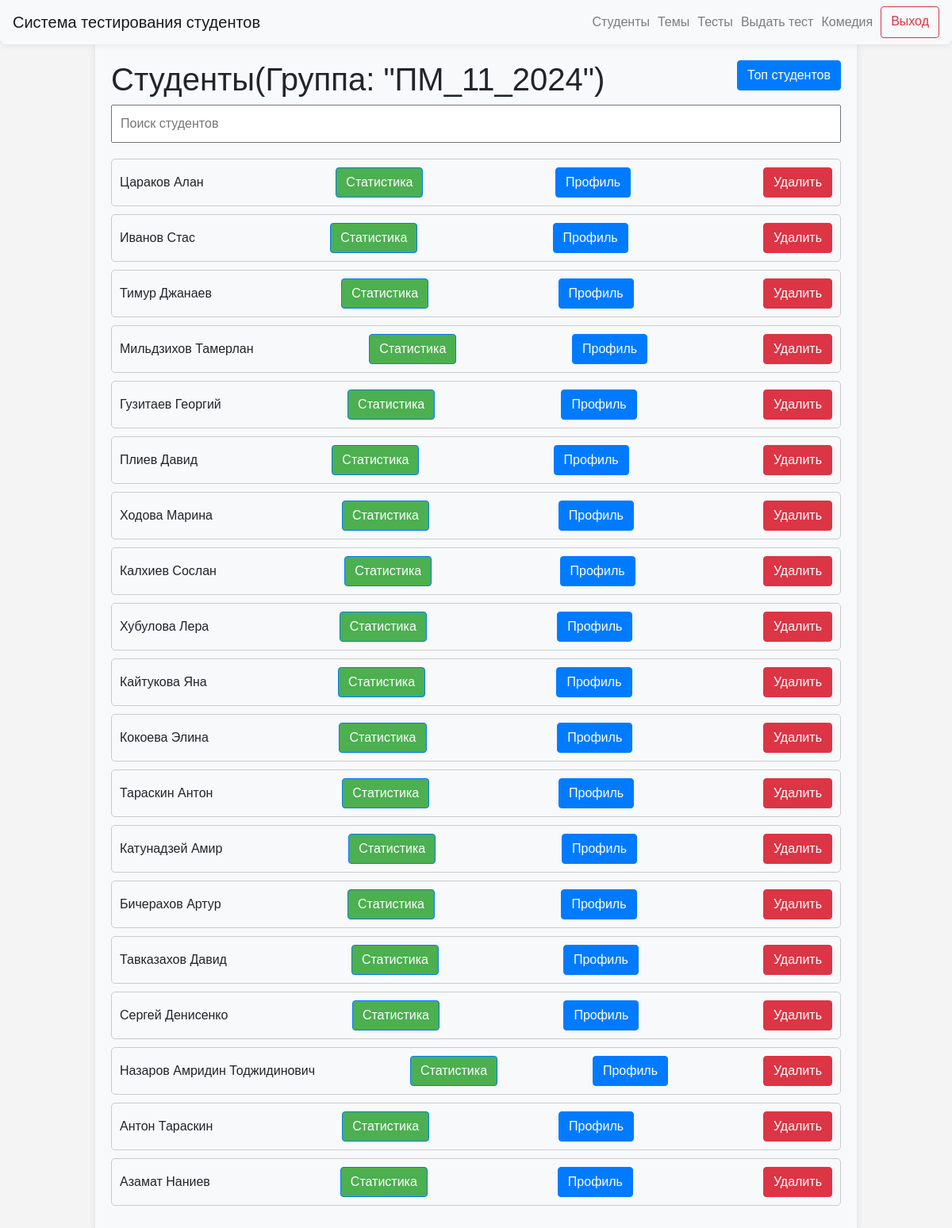
/groups/1 (signed in), run on the app's committed database.
### data/users.py (models this page shows)
class User(SqlAlchemyBase, UserMixin, SerializerMixin):
    __tablename__ = "users"
    id = sqlalchemy.Column(
        sqlalchemy.Integer,
        primary_key=True,
        autoincrement=True,
    )
    name = sqlalchemy.Column(
        sqlalchemy.String,
        nullable=True,
    )
    group_id = sqlalchemy.Column(
        sqlalchemy.Integer,
        sqlalchemy.ForeignKey(
            "groups.id",
            ondelete="CASCADE",
        ),
        nullable=False,
    )
    date_of_birth = sqlalchemy.Column(
        sqlalchemy.Date,
        nullable=False,
    )
    user_level = sqlalchemy.Column(
        sqlalchemy.String,
        default="student",
    )

class Group(SqlAlchemyBase, SerializerMixin):
    __tablename__ = "groups"
    id = sqlalchemy.Column(
        sqlalchemy.Integer,
        primary_key=True,
        autoincrement=True,
    )
    name = sqlalchemy.Column(
        sqlalchemy.String,
        nullable=False,
    )

### server.py (the view)
@app.route("/groups/<int:group_id>")
@login_required
def students_by_group_id(group_id):
    if current_user.user_level == "admin":
        db_sess = db_session.create_session()
        group = db_sess.query(Group).filter(Group.id == group_id).first()
        students_by_group = db_sess.query(User).filter(User.user_level == "student", User.group_id == group_id).all()
        return render_template(
            "students_by_group.html",
            title=f"Студенты группы {group.name}",
            students=students_by_group,
            group_name=group.name,
        )
    abort(403)

### data/db_session.py (called while the page is built)
def create_session() -> Session:
    global __factory
    return __factory()

### server.py (called while the page is built)
@login_manager.user_loader
def load_user(user_id):
    db_sess = db_session.create_session()
    return db_sess.query(User).get(user_id)

### templates/students_by_group.html (shortened to what this page needs)
{% extends "base.html" %}
{% block content %}
<body>
<h1>Студенты(Группа: "{{ group_name }}")<a type="button" class="btn btn-primary" style="float: right;" href="/top_students">Топ студентов</a></h1>
<input type="text" id="searchInput" onkeyup="searchTests()" placeholder="Поиск студентов">
<ul id="testList">
    {% for student in students %}
    <li class="testItem">{{ student.name }}
        <div class="buttons-container"><a type="button" class="btn btn-primary" style="background-color: #4CAF50" href="/export_stats/stats_by_student/{{ student.id }}">Статистика</a></div>
        <div class="buttons-container"><a type="button" class="btn btn-primary" href="/personal_cabinet/{{ student.id }}">Профиль</a></div>
        <div class="buttons-container"><a type="button" class="btn btn-danger" href="/users/{{ student.id }}/delete">Удалить</a></div>
    </li>
    {% endfor %}
</ul>
</body>
{% endblock %}

### templates/base.html (shortened to what this page needs)
<!doctype html>
<html lang="en">
<head>
    <link rel="stylesheet"
          href="https://stackpath.bootstrapcdn.com/bootstrap/4.4.1/css/bootstrap.min.css"
>
    <link rel="stylesheet" type="text/css" href="../static/css/style.css">
</head>
<body>
<header>
    <nav class="navbar navbar-light bg-light custom-navbar">
        <a class="navbar-brand" href="/">Система тестирования студентов</a>
        {% if current_user.is_authenticated %}
        <div class="d-flex flex-row-reverse">
            <a class="btn btn-outline-danger spaced-element" style="margin-left: 10px; text-align: center;"
               href="/logout">Выход</a>
            {% if current_user.user_level == 'admin' %}
            <a class="navbar-text" style="margin-left: 10px; text-align: center;">{{ current_user.name }}</a>
            <a class="navbar-text" style="margin-left: 10px; text-align: center;" href="/select_group_for_test">Выдать тест</a>
            <a class="navbar-text" style="margin-left: 10px; text-align: center;" href="/">Тесты</a>
            <a class="navbar-text" style="margin-left: 10px; text-align: center;" href="/topics">Темы</a>
            <a class="navbar-text" style="margin-left: 10px; text-align: center;" href="/groups">Студенты</a>
            {% else %}
            <a class="navbar-text" style="margin-left: 10px; text-align: center;" href="{{ url_for('personal_cabinet', user_id=current_user.id) }}">{{ current_user.name }}</a>
            {% endif %}
        </div>
        {% endif %}
    </nav>
</header>
<main role="main" class="container">
    {% block content %}
    {% endblock %}
</main>
</body>
</html>

### static/css/style.css (style rules this page uses)
body { font-family: Arial, sans-serif; margin: 0; padding: 0; background-color: #f4f4f4; }
.custom-navbar { margin: 0 auto; background-color: #f8f9fa; border-radius: 0 0 8px 8px; box-shadow: 0 0 10px rgba(0,0,0,0.1); }

### templates/students_by_group.html (style rules this page uses)
body { font-family: Arial, sans-serif; margin: 0; padding: 0; background-color: #f4f4f4; }
.container { width: 80%; margin: 0 auto; padding: 20px; background-color: #f8f9fa; border-radius: 0 0 8px 8px; box-shadow: 0 0 10px rgba(0,0,0,0.1); }
#searchInput { width: 100%; padding: 10px; margin-bottom: 20px; font-size: 16px; }
#testList { list-style-type: none; padding: 0; }
.testItem { border: 1px solid #ccc; border-radius: 5px; padding: 10px; margin-bottom: 10px; }
.testItem { display: flex; justify-content: space-between; align-items: center; border: 1px solid #ccc; border-radius: 5px; padding: 10px; margin-bottom: 10px; }
.testItem a { margin-left: auto; }
.buttons-container { display: flex; gap: 10px; }

### data on the page
User: name "Комедия"
Group: name "ПМ_11_2024"
User: name "Цараков Алан"
User: name "Иванов Стас"
User: name "Тимур Джанаев"
User: name "Мильдзихов Тамерлан"
User: name "Гузитаев Георгий"
User: name "Плиев Давид"
User: name "Ходова Марина"
User: name "Калхиев Сослан"
User: name "Хубулова Лера"
User: name "Кайтукова Яна"
User: name "Кокоева Элина"
User: name "Тараскин Антон"
User: name "Катунадзей Амир"
User: name "Бичерахов Артур"
User: name "Тавказахов Давид"
User: name "Сергей Денисенко"
User: name "Назаров Амридин Тоджидинович"
User: name "Антон Тараскин"
User: name "Азамат Наниев"
